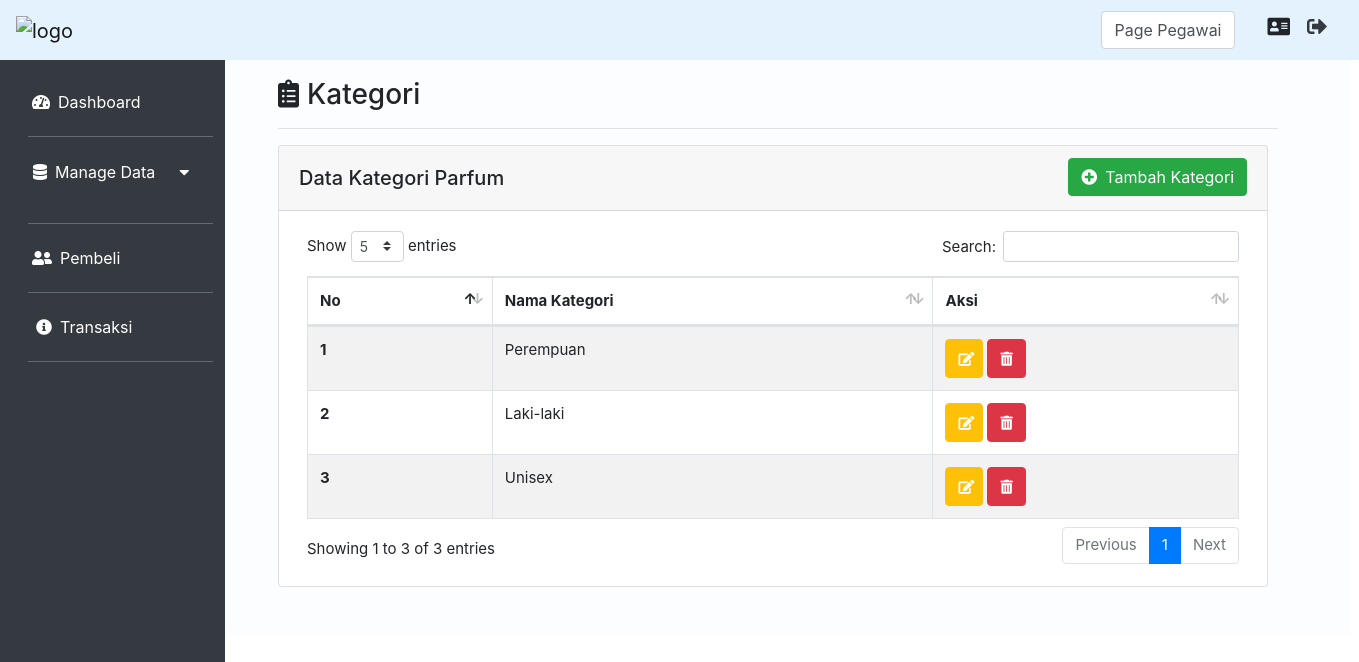
The app's page /index.php?page=Kategori&aksi=view (signed in) with its own data.
### tables this page shows
CREATE TABLE `kategori` (
  `id_kategori` int(11) NOT NULL,
  `gender` varchar(10) NOT NULL
);

### Controller/KategoriController.php (called while the page is built, shortened)
<?php
class KategoriController
{
    private $model;
    public function __construct()
    {
        $this->model = new KategoriModel();
    }
    public function index()
    {
        $data = $this->model->get();
        extract($data);
        require_once("View/Kategori/index.php");
    }
}

### koneksi.php (called while the page is built, shortened)
<?php
function koneksi()
{
    $db_host = "localhost";
    $db_user = "root";
    $db_password = "";
    $db_database = "db_TokoParfum";
    try {
        return new mysqli($db_host, $db_user, $db_password, $db_database);
    } catch (Exception $e) {
        echo "Terjadi Kesalahan koneksi database";
    }
}

### Model/KategoriModel.php (called while the page is built, shortened)
<?php
class KategoriModel
{
    public function get()
    {
        $sql = "SELECT * FROM kategori";
        $query = koneksi()->query($sql);
        $hasil = [];
        while ($data = $query->fetch_assoc()) {
            $hasil[] = $data;
        }
        return $hasil;
    }
}

### View/Kategori/index.php (the view)
<div class="col-md-10 p-5 pt-2">
    <h3><i class="fas fa-clipboard-list mr-2 mt-3"></i>Kategori</h3>
    <hr class="garis">
    <div class="card">
        <div class="card-header">
            <div class="float-left mt-2">
                <h5>Data Kategori Parfum</h5>
            </div>
            <?php
            if ($_SESSION['jabatan'] == 'Administrasi') :
            ?>
                <a href="index.php?page=Kategori&aksi=createKategori" class="btn btn-success float-right"><i class="fas fa-plus-circle mr-2"></i>Tambah Kategori</a>
            <?php
            endif
            ?>
        </div>
        <div class="card-body ml-2 mr-2">
            <table id="example" class="table table-striped table-bordered" style="width:100%">
                <thead>
                    <tr>
                        <th scope="col">No</th>
                        <th scope="col">Nama Kategori</th>
                        <?php
                        if ($_SESSION['jabatan'] == 'Administrasi') :
                        ?>
                            <th scope="col">Aksi</th>
                        <?php
                        endif
                        ?>
                    </tr>
                </thead>
                <tbody>
                    <?php $no = 1;
                    foreach ($data as $row) : ?>
                        <tr>
                            <th scope="row"><?= $no ?></th>
                            <td><?= ucfirst($row['gender']) ?></td>
                            <?php
                            if ($_SESSION['jabatan'] == 'Administrasi') :
                            ?>
                                <td><a href="index.php?page=Kategori&aksi=editKategori&id=<?= $row['id_kategori'] ?>" class="btn btn-sm btn-warning text-white rounded p-2"><i class="fas fa-edit ml-1" data-toggle="tooltip" title="Update Data"></i></a>
                                    <a href="index.php?page=Kategori&aksi=deleteKategori&id=<?= $row['id_kategori'] ?>" class="btn btn-sm btn-danger text-white rounded p-2"><i class="fas fa-trash-alt mr-1 ml-1" data-toggle="tooltip" title="Hapus Data"></i></a>
                                </td>
                            <?php
                            endif
                            ?>
                        </tr>
                    <?php $no++;
                    endforeach; ?>
                </tbody>
            </table>
        </div>
    </div>
</div>

### assets/css/solid.css (style rules this page uses)
.fa, .fas { font-family: 'Font Awesome 5 Free'; font-weight: 900; }

### assets/css/allprogramview.css (style rules this page uses)
.card { width: 990px; }
.garis { width: 1000px; background-color: rgba(240, 248, 255, 0); }

### records on screen
kategori: gender "Perempuan"
kategori: gender "Laki-laki"
kategori: gender "Unisex"

### other values on screen
$_SESSION['role'] "Pegawai"
